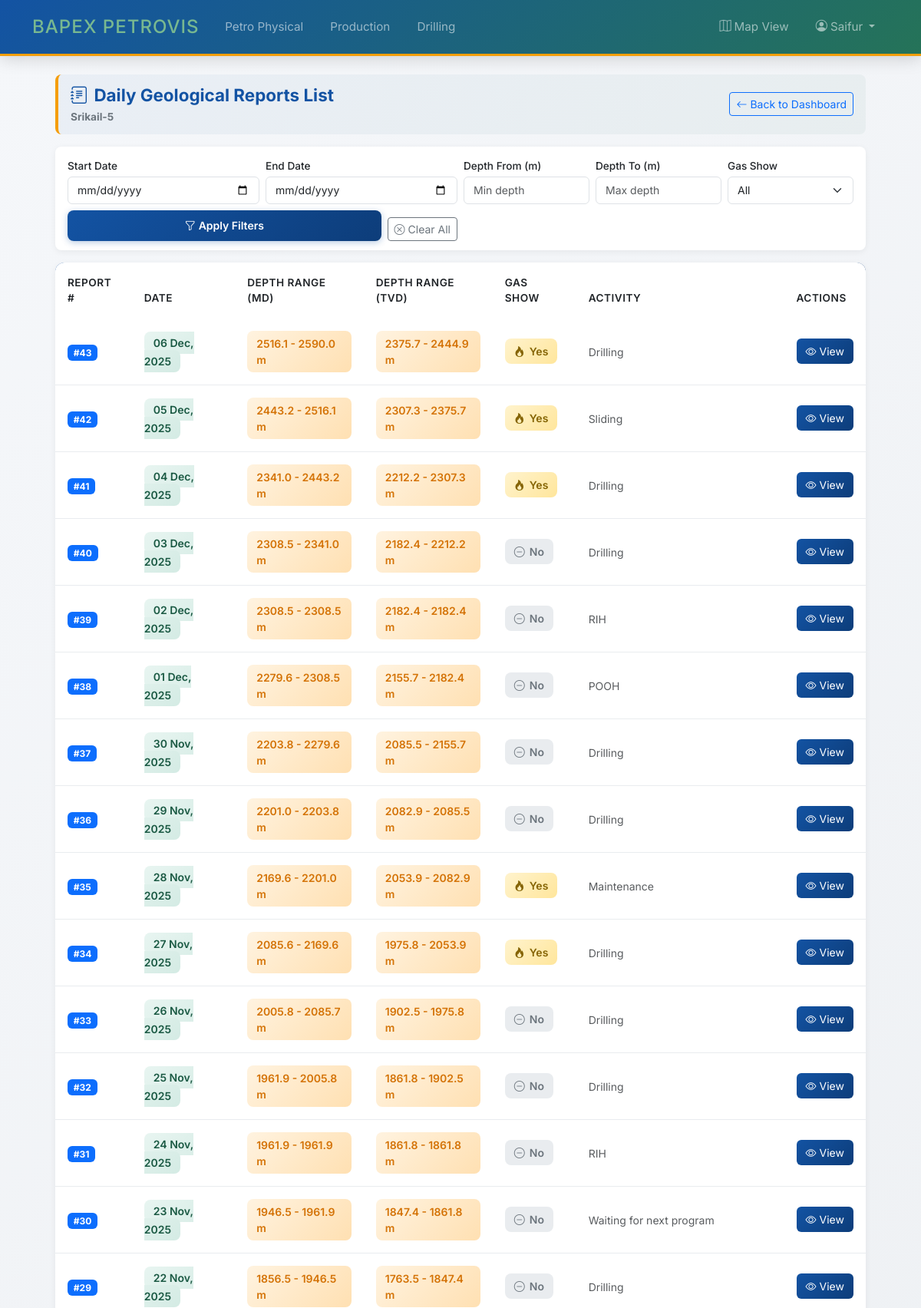
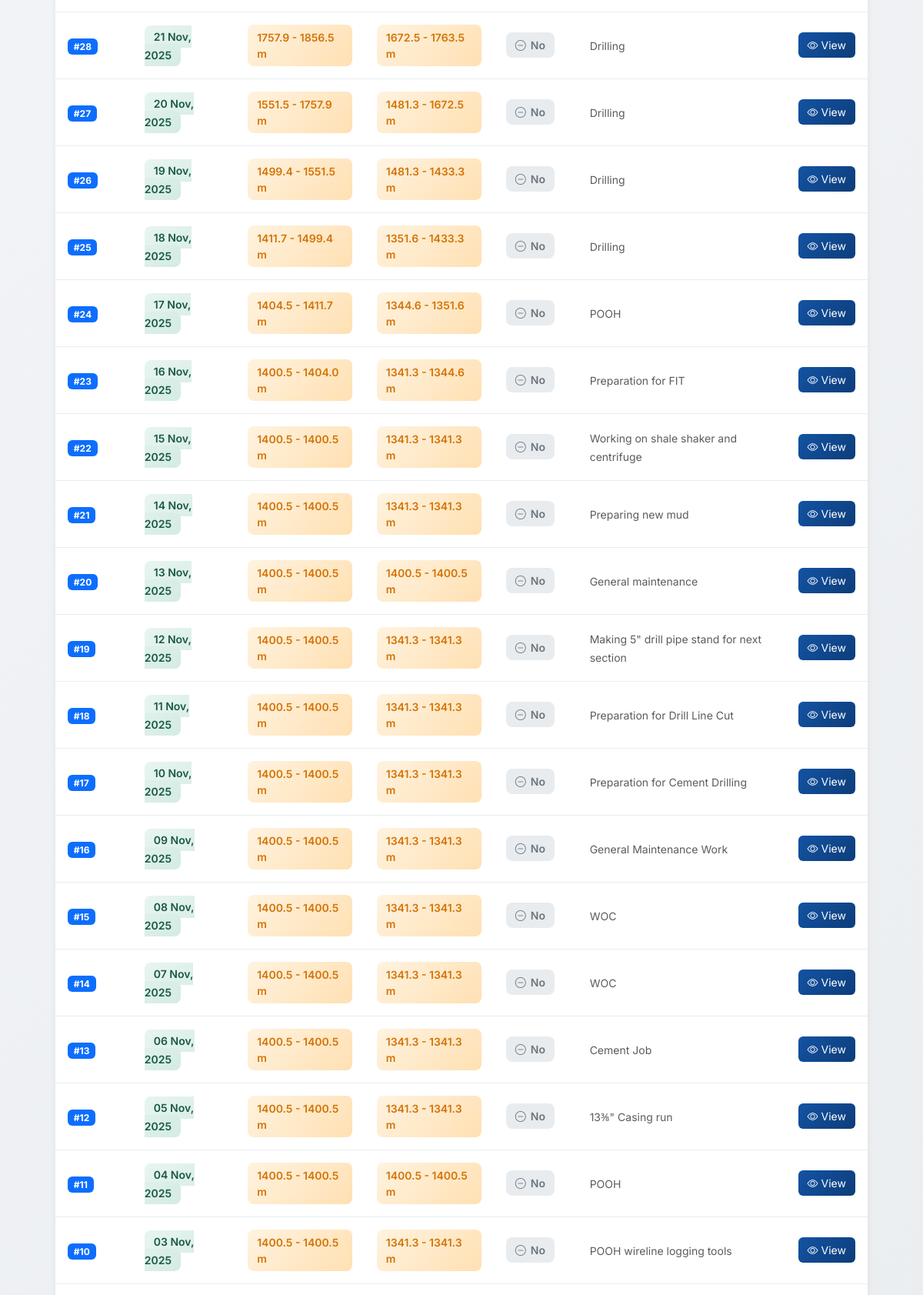
/drilling-reports/10/list/ (signed in, upper part), run on the app's committed database (2 pictures, top to bottom).
### plotter/models.py (models this page shows, shortened)
class Well(models.Model):
    name = models.CharField(max_length=100, unique=True)
    location = models.CharField(max_length=200, null=True, blank=True)
    type = models.CharField(max_length=200, null=True, blank=True)
    rig = models.CharField(max_length=200, null=True, blank=True)
    spud_date = models.DateField(null=True, blank=True)
    gas_field = models.ForeignKey(
        GasField,
        on_delete=models.CASCADE,
        related_name='wells'
    )

class DailyDrillingReport(models.Model):
    well = models.ForeignKey(Well, on_delete=models.CASCADE, related_name='drilling_reports')
    report_no = models.IntegerField(blank=True, null=True)
    date = models.DateField(blank=True, null=True)
    depth_start = models.FloatField(help_text="start depth (MD) in meters")
    depth_end = models.FloatField(help_text="end depth (MD) in meters")
    depth_start_tvd = models.FloatField(help_text="start depth (TVD) in meters", blank=True, null=True)
    depth_end_tvd = models.FloatField(help_text="end depth (TVD) in meters", blank=True, null=True)
    current_operation = models.TextField(blank=True, null=True)
    present_activity = models.TextField(blank=True, null=True)
    csg = models.TextField(blank=True, null=True)
    last_csg = models.TextField(blank=True, null=True)
    next_program = models.TextField(blank=True, null=True)
    gas_show = models.BooleanField(default=False, help_text="Indicates if any gas show was observed during this report")
    comments = models.TextField(blank=True, null=True)
    class Meta:
        ordering = ['date', 'depth_start']
        verbose_name = 'Daily Drilling Report'
        verbose_name_plural = 'Daily Drilling Reports'

### plotter/drilling_views.py (the view)
# urls.py: path('drilling-reports/<int:well_id>/list/', drilling_views.drilling_reports_list, name='drilling_reports_list'),
@login_required
def drilling_reports_list(request, well_id):
    well = get_object_or_404(Well, pk=well_id)
    start_date = request.GET.get('start_date')
    end_date = request.GET.get('end_date')
    depth_from = request.GET.get('depth_from')
    depth_to = request.GET.get('depth_to')
    gas_show = request.GET.get('gas_show')
    reports_qs = DailyDrillingReport.objects.select_related('well').filter(well_id=well_id)
    if start_date:
        reports_qs = reports_qs.filter(date__gte=start_date)
    if end_date:
        reports_qs = reports_qs.filter(date__lte=end_date)
    if depth_from:
        try:
            depth_from_float = float(depth_from)
            reports_qs = reports_qs.filter(depth_end__gte=depth_from_float)
        except (ValueError, TypeError):
            pass
    if depth_to:
        try:
            depth_to_float = float(depth_to)
            reports_qs = reports_qs.filter(depth_start__lte=depth_to_float)
        except (ValueError, TypeError):
            pass
    if gas_show == 'yes':
        reports_qs = reports_qs.filter(gas_show=True)
    elif gas_show == 'no':
        reports_qs = reports_qs.filter(gas_show=False)
    reports_qs = reports_qs.order_by('-date', '-depth_start')
    reports = []
    for report in reports_qs:
        reports.append({
            'id': report.id,
            'well_id': report.well.id,
            'well_name': report.well.name,
            'report_no': report.report_no,
            'date': report.date.strftime('%d %b, %Y') if report.date else '—',
            'date_iso': report.date.strftime('%Y-%m-%d') if report.date else '',
            'depth_start': report.depth_start,
            'depth_end': report.depth_end,
            'depth_start_tvd': report.depth_start_tvd,
            'depth_end_tvd': report.depth_end_tvd,
            'present_activity': report.present_activity,
            'current_operation': report.current_operation,
            'gas_show': report.gas_show,
        })
    context = {
        'reports': reports,
        'well': well,
        'well_id': well_id,
        'start_date': start_date,
        'end_date': end_date,
        'depth_from': depth_from,
        'depth_to': depth_to,
        'gas_show': gas_show,
    }
    return render(request, 'visualization/drilling_reports.html', context)

### plotter/templates/visualization/drilling_reports.html (shortened to what this page needs)
{% extends 'base.html' %}
{% load static %}
{% block content %}
<div class="container-fluid" style="padding-left: 5%;padding-right: 5%;">
    <div class="row">
        <main class="col-12 px-4 pt-2">
            <div class="reports-list-container">
                <div class="reports-header">
                    <div class="d-flex align-items-center justify-content-between flex-wrap gap-2">
                        <div>
                            <h1>
                                <i class="bi bi-journal-text me-2"></i>Daily Geological Reports List
                            </h1>
                            <p class="mb-0"><strong>{{ well.name }}</strong></p>
                        </div>
                        <div>
                            <a href="{% url 'drilling_reports' well_id %}" class="btn btn-outline-primary btn-sm">
                                <i class="bi bi-arrow-left me-1"></i>Back to Dashboard
                            </a>
                        </div>
                    </div>
                </div>
                <div class="reports-filters">
                    <form method="get" id="filterForm" class="row g-2">
                        <div class="col-md-3">
                            <label for="start_date" class="form-label">Start Date</label>
                            <input type="date" name="start_date" id="start_date" class="form-control" value="{{ start_date }}">
                        </div>
                        <div class="col-md-3">
                            <label for="end_date" class="form-label">End Date</label>
                            <input type="date" name="end_date" id="end_date" class="form-control" value="{{ end_date }}">
                        </div>
                        <div class="col-md-2">
                            <label for="depth_from" class="form-label">Depth From (m)</label>
                            <input type="number" name="depth_from" id="depth_from" class="form-control" step="0.1" value="{{ depth_from }}" placeholder="Min depth">
                        </div>
                        <div class="col-md-2">
                            <label for="depth_to" class="form-label">Depth To (m)</label>
                            <input type="number" name="depth_to" id="depth_to" class="form-control" step="0.1" value="{{ depth_to }}" placeholder="Max depth">
                        </div>
                        <div class="col-md-2">
                            <label for="gas_show" class="form-label">Gas Show</label>
                            <select name="gas_show" id="gas_show" class="form-select">
                                <option value="">All</option>
                            </select>
                        </div>
                        <div class="col-md-6 d-flex align-items-end gap-2">
                            <button type="submit" class="btn btn-primary btn-sm flex-grow-1">
                                <i class="bi bi-funnel me-1"></i>Apply Filters
                            </button>
                            <a href="{% url 'drilling_reports_list' well_id %}" class="btn btn-outline-secondary btn-sm">
                                <i class="bi bi-x-circle me-1"></i>Clear All
                            </a>
                        </div>
                    </form>
                </div>
                {% if reports %}
                <div class="reports-table-wrapper">
                    <div class="table-responsive">
                        <table class="table reports-table">
                            <thead>
                                <tr>
                                    <th>Report #</th>
                                    <th>Date</th>
                                    <th>Depth Range (MD)</th>
                                    <th>Depth Range (TVD)</th>
                                    <th>Gas Show</th>
                                    <th>Activity</th>
                                    <th>Actions</th>
                                </tr>
                            </thead>
                            <tbody>
                                {% for report in reports %}
                                <tr>
                                    <td>
                                        {% if report.report_no %}
                                        <span class="badge bg-primary">#{{ report.report_no }}</span>
                                        {% else %}
                                        <span class="text-muted">—</span>
                                        {% endif %}
                                    </td>
                                    <td>
                                        <span class="date-badge">{{ report.date }}</span>
                                    </td>
                                    <td>
                                        <span class="depth-badge">
                                            {{ report.depth_start|floatformat:1 }} - {{ report.depth_end|floatformat:1 }} m
                                        </span>
                                    </td>
                                    <td>
                                        {% if report.depth_start_tvd and report.depth_end_tvd %}
                                        <span class="depth-badge">
                                            {{ report.depth_start_tvd|floatformat:1 }} - {{ report.depth_end_tvd|floatformat:1 }} m
                                        </span>
                                        {% else %}
                                        <span class="text-muted">—</span>
                                        {% endif %}
                                    </td>
                                    <td>
                                        <span class="gas-show-indicator {% if report.gas_show %}gas-show-yes{% else %}gas-show-no{% endif %}">
                                            <i class="bi {% if report.gas_show %}bi-fire{% else %}bi-dash-circle{% endif %}"></i>
                                            {{ report.gas_show|yesno:"Yes,No" }}
                                        </span>
                                    </td>
                                    <td>
                                        <small class="text-muted">
                                            {{ report.present_activity}}
                                        </small>
                                    </td>
                                    <td>
                                        <div class="action-buttons">
                                            <button type="button" class="btn-view"
                                                    data-bs-toggle="modal"
                                                    data-bs-target="#reportDetailModal"
                                                    data-report-id="{{ report.id }}"
                                                    title="View Report Details">
                                                <i class="bi bi-eye"></i>
                                                View
                                            </button>
                                        </div>
                                    </td>
                                </tr>
                                {% endfor %}
                            </tbody>
                        </table>
                    </div>
                </div>
                {% else %}
                <div class="empty-state">
                    <i class="bi bi-inbox"></i>
                    <h4>No Reports Found</h4>
                    <p>No drilling reports match your current filters. Try adjusting your search criteria.</p>
                </div>
                {% endif %}
            </div>
        </main>
    </div>
</div>
{% endblock %}

### plotter/templates/base.html (shortened to what this page needs)
{% load static %}
<!DOCTYPE html>
<html lang="en">
<head>
    <link href="https://cdn.jsdelivr.net/npm/bootstrap@5.3.0/dist/css/bootstrap.min.css" rel="stylesheet">
    <link rel="stylesheet" href="https://cdn.jsdelivr.net/npm/bootstrap-icons@1.7.2/font/bootstrap-icons.css">
</head>
<body>
    <nav class="navbar navbar-expand-lg navbar-dark">
        <div class="container">
            <a class="navbar-brand d-flex align-items-center" href="{% url 'dashboard' %}" style="text-decoration: none;">
                <span style="font-size: 1.5rem; font-weight: 500; letter-spacing: 1px; color: #78B890; text-transform: uppercase; font-family: 'Inter', sans-serif;">BAPEX PETROVIS</span>
            </a>
            <div class="collapse navbar-collapse" id="navbarNav">
                <ul class="navbar-nav me-auto mb-2 mb-lg-0">
                    <li class="nav-item">
                        <a class="nav-link {% if request.resolver_match.url_name == 'graph_view' %}active{% endif %}" href="{% url 'graph_view' %}">Petro Physical</a>
                    </li>
                    <li class="nav-item">
                        <a class="nav-link {% if request.resolver_match.url_name == 'production_fields' %}active{% endif %}" href="{% url 'production_fields' %}">Production</a>
                    </li>
                    <li class="nav-item">
                        <a class="nav-link {% if request.resolver_match.url_name == 'drilling_reports_index' %}active{% endif %}" href="{% url 'drilling_reports_index' %}">Drilling</a>
                    </li>
                </ul>
                <ul class="navbar-nav">
                    <li class="nav-item">
                        <a class="nav-link" href="https://www.bogdp.gov.bd/" target="_blank">
                            <i class="bi bi-map me-1"></i>Map View
                        </a>
                    </li>
                    {% if user.is_authenticated %}
                    <li class="nav-item dropdown">
                        <a class="nav-link dropdown-toggle" href="#" id="navbarDropdown" role="button" data-bs-toggle="dropdown" aria-expanded="false">
                            <i class="bi bi-person-circle me-1"></i>{{ user.username }}
                        </a>
                    </li>
                    {% else %}
                    <li class="nav-item">
                        <a class="nav-link" href="{% url 'login' %}">
                            <i class="bi bi-box-arrow-in-right me-1"></i>Login
                        </a>
                    </li>
                    {% endif %}
                </ul>
            </div>
        </div>
    </nav>
    <div class="main-content">
        {% block content %}
        {% endblock %}
    </div>
</body>
</html>

### data on the page
Well: name "Srikail-5"
DailyDrillingReport: depth_start "2516.1", depth_end "2590.0", depth_start_tvd "2375.7", depth_end_tvd "2444.9", present_activity "Drilling"
DailyDrillingReport: depth_start "2443.2", depth_end "2516.1", depth_start_tvd "2307.3", depth_end_tvd "2375.7", present_activity "Sliding"
DailyDrillingReport: depth_start "2341.0", depth_end "2443.2", depth_start_tvd "2212.2", depth_end_tvd "2307.3", present_activity "Drilling"
DailyDrillingReport: depth_start "2308.5", depth_end "2341.0", depth_start_tvd "2182.4", depth_end_tvd "2212.2", present_activity "Drilling"
DailyDrillingReport: depth_start "2308.5", depth_end "2308.5", depth_start_tvd "2182.4", depth_end_tvd "2182.4", present_activity "RIH"
DailyDrillingReport: depth_start "2279.6", depth_end "2308.5", depth_start_tvd "2155.7", depth_end_tvd "2182.4", present_activity "POOH"
DailyDrillingReport: depth_start "2203.8", depth_end "2279.6", depth_start_tvd "2085.5", depth_end_tvd "2155.7", present_activity "Drilling"
DailyDrillingReport: depth_start "2201.0", depth_end "2203.8", depth_start_tvd "2082.9", depth_end_tvd "2085.5", present_activity "Drilling"
DailyDrillingReport: depth_start "2169.6", depth_end "2201.0", depth_start_tvd "2053.9", depth_end_tvd "2082.9", present_activity "Maintenance"
DailyDrillingReport: depth_start "2085.6", depth_end "2169.6", depth_start_tvd "1975.8", depth_end_tvd "2053.9", present_activity "Drilling"
DailyDrillingReport: depth_start "2005.8", depth_end "2085.7", depth_start_tvd "1902.5", depth_end_tvd "1975.8", present_activity "Drilling"
DailyDrillingReport: depth_start "1961.9", depth_end "2005.8", depth_start_tvd "1861.8", depth_end_tvd "1902.5", present_activity "Drilling"
DailyDrillingReport: depth_start "1961.9", depth_end "1961.9", depth_start_tvd "1861.8", depth_end_tvd "1861.8", present_activity "RIH"
DailyDrillingReport: depth_start "1946.5", depth_end "1961.9", depth_start_tvd "1847.4", depth_end_tvd "1861.8", present_activity "Waiting for next program"
DailyDrillingReport: depth_start "1856.5", depth_end "1946.5", depth_start_tvd "1763.5", depth_end_tvd "1847.4", present_activity "Drilling"
DailyDrillingReport: depth_start "1757.9", depth_end "1856.5", depth_start_tvd "1672.5", depth_end_tvd "1763.5", present_activity "Drilling"
DailyDrillingReport: depth_start "1551.5", depth_end "1757.9", depth_start_tvd "1481.3", depth_end_tvd "1672.5", present_activity "Drilling"
DailyDrillingReport: depth_start "1499.4", depth_end "1551.5", depth_start_tvd "1481.3", depth_end_tvd "1433.3", present_activity "Drilling"
DailyDrillingReport: depth_start "1411.7", depth_end "1499.4", depth_start_tvd "1351.6", depth_end_tvd "1433.3", present_activity "Drilling"
DailyDrillingReport: depth_start "1404.5", depth_end "1411.7", depth_start_tvd "1344.6", depth_end_tvd "1351.6", present_activity "POOH"
DailyDrillingReport: depth_start "1400.5", depth_end "1404.0", depth_start_tvd "1341.3", depth_end_tvd "1344.6", present_activity "Preparation for FIT"
DailyDrillingReport: depth_start "1400.5", depth_end "1400.5", depth_start_tvd "1341.3", depth_end_tvd "1341.3", present_activity "Working on shale shaker and centrifuge"
DailyDrillingReport: depth_start "1400.5", depth_end "1400.5", depth_start_tvd "1341.3", depth_end_tvd "1341.3", present_activity "Preparing new mud"
DailyDrillingReport: depth_start "1400.5", depth_end "1400.5", depth_start_tvd "1400.5", depth_end_tvd "1400.5", present_activity "General maintenance"
DailyDrillingReport: depth_start "1400.5", depth_end "1400.5", depth_start_tvd "1341.3", depth_end_tvd "1341.3", present_activity "Making 5\" drill pipe stand for next section"
DailyDrillingReport: depth_start "1400.5", depth_end "1400.5", depth_start_tvd "1341.3", depth_end_tvd "1341.3", present_activity "Preparation for Drill Line Cut"
DailyDrillingReport: depth_start "1400.5", depth_end "1400.5", depth_start_tvd "1341.3", depth_end_tvd "1341.3", present_activity "Preparation for Cement Drilling"
DailyDrillingReport: depth_start "1400.5", depth_end "1400.5", depth_start_tvd "1341.3", depth_end_tvd "1341.3", present_activity "General Maintenance Work"
DailyDrillingReport: depth_start "1400.5", depth_end "1400.5", depth_start_tvd "1341.3", depth_end_tvd "1341.3", present_activity "WOC"
DailyDrillingReport: depth_start "1400.5", depth_end "1400.5", depth_start_tvd "1341.3", depth_end_tvd "1341.3", present_activity "WOC"
DailyDrillingReport: depth_start "1400.5", depth_end "1400.5", depth_start_tvd "1341.3", depth_end_tvd "1341.3", present_activity "Cement Job"
DailyDrillingReport: depth_start "1400.5", depth_end "1400.5", depth_start_tvd "1341.3", depth_end_tvd "1341.3", present_activity "13⅜\" Casing run"
DailyDrillingReport: depth_start "1400.5", depth_end "1400.5", depth_start_tvd "1400.5", depth_end_tvd "1400.5", present_activity "POOH"
DailyDrillingReport: depth_start "1400.5", depth_end "1400.5", depth_start_tvd "1341.3", depth_end_tvd "1341.3", present_activity "POOH wireline logging tools"

### other printed values
{{ user.username }} "Saifur"
{{ report.report_no }} "43" "42" "41" "40" "39" "38" "37" "36" "35" "34" "33" "32" "31" "30" "29" "28" "27" "26" "25" "24" "23" "22" "21" "20" "19" "18" "17" "16" "15" "14" "13" "12" "11" "10"
{{ report.date }} "06 Dec, 2025" "05 Dec, 2025" "04 Dec, 2025" "03 Dec, 2025" "02 Dec, 2025" "01 Dec, 2025" "30 Nov, 2025" "29 Nov, 2025" "28 Nov, 2025" "27 Nov, 2025" "26 Nov, 2025" "25 Nov, 2025" "24 Nov, 2025" "23 Nov, 2025" "22 Nov, 2025" "21 Nov, 2025" "20 Nov, 2025" "19 Nov, 2025" "18 Nov, 2025" "17 Nov, 2025" "16 Nov, 2025" "15 Nov, 2025" "14 Nov, 2025" "13 Nov, 2025" "12 Nov, 2025" "11 Nov, 2025" "10 Nov, 2025" "09 Nov, 2025" "08 Nov, 2025" "07 Nov, 2025" "06 Nov, 2025" "05 Nov, 2025" "04 Nov, 2025" "03 Nov, 2025"
{{ report.gas_show|yesno:"Yes,No" }} "Yes" "Yes" "Yes" "No" "No" "No" "No" "No" "Yes" "Yes" "No" "No" "No" "No" "No" "No" "No" "No" "No" "No" "No" "No" "No" "No" "No" "No" "No" "No" "No" "No" "No" "No" "No" "No"
